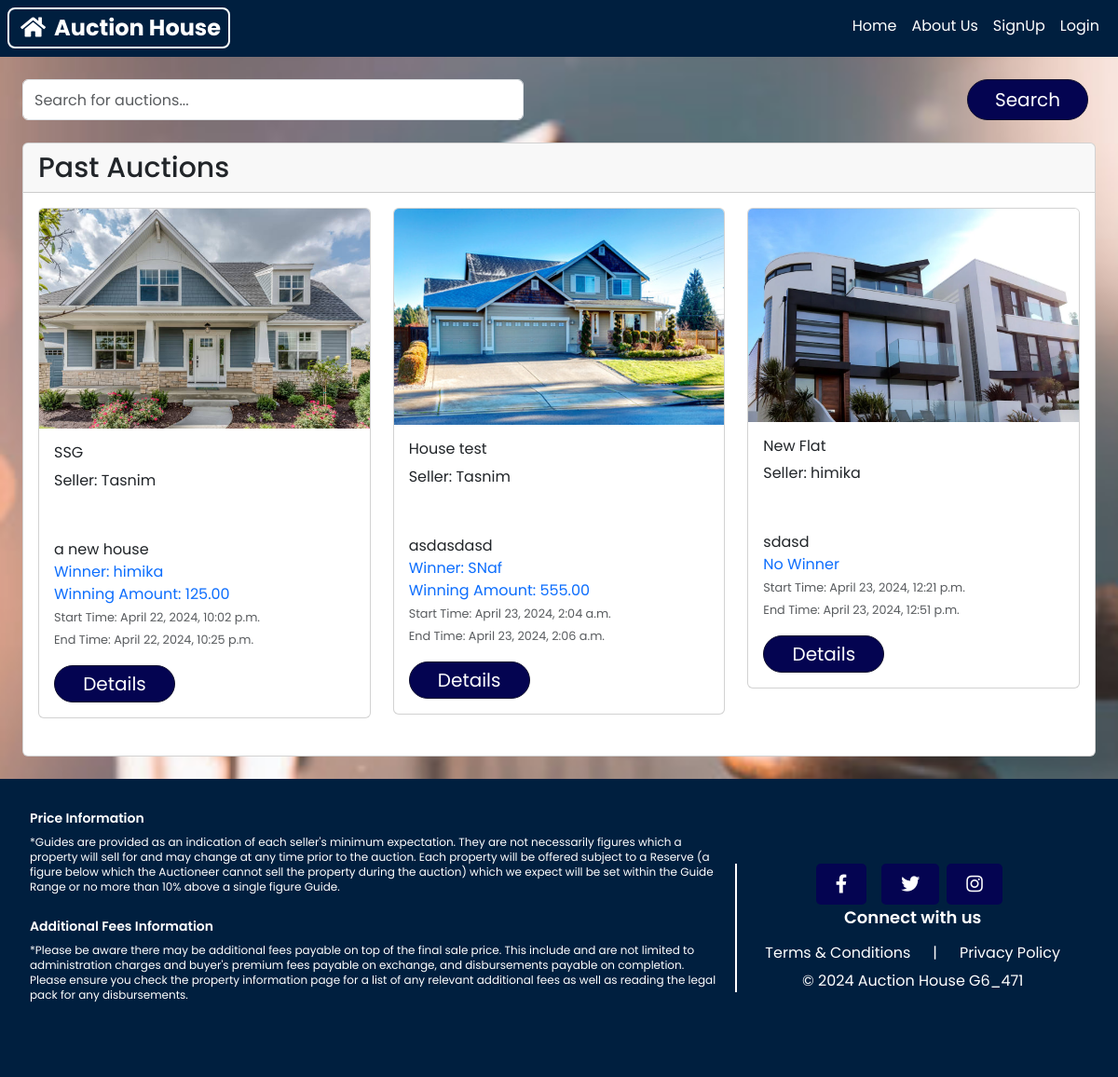
Screenshot of /past-auction-items/ with the database file from the repository.
### website/models.py (models this page shows, shortened)
class AuctionItem(models.Model):
    title = models.CharField(max_length=255)
    description = models.TextField()
    address = models.CharField(max_length=255)
    start_price = models.DecimalField(max_digits=10, decimal_places=2)
    current_bid = models.DecimalField(max_digits=10, decimal_places=2, default=0.00)
    current_bid_by = models.ForeignKey(User, on_delete=models.CASCADE,null=True, blank=True, related_name='bids_made')
    created_by = models.ForeignKey(User, on_delete=models.CASCADE, related_name='auction_items_created')
    start_time = models.DateTimeField(blank=True, null=True)
    end_time = models.DateTimeField(blank=True, null=True)
    image = models.ImageField(upload_to='auction_item_images/', blank=True, null=True)
    winner = models.ForeignKey(User, on_delete=models.SET_NULL, blank=True, null=True, related_name='won_auctions')
    house_size = models.IntegerField(null=True, blank=True)
    floor_count = models.IntegerField(null=True, blank=True)
    house_type = models.CharField(max_length=15, choices=h_type, null=True, blank=True)
    sketchfab_script = models.TextField(blank=True, null=True)
    APPROVAL_CHOICES = [
        ('pending', 'Pending'),
        ('approved', 'Approved'),
        ('rejected', 'Rejected'),
    ]
    approval_status = models.CharField(max_length=10, choices=APPROVAL_CHOICES, default='pending')
    def determine_winner(self):
        highest_bid = self.bid_set.order_by('-amount').first()
        if highest_bid:
            self.winner = highest_bid.bidder
            subject = 'Congratulations! You won the auction'
            message = render_to_string('winner_email.html', {'auction_item': self})
            send_mail(subject, message, settings.EMAIL_HOST_USER, [self.winner.email])
            self.save()
            return self.winner
        else:
            self.winner = None
            self.save()
            return None

### website/views.py (the view)
# urls.py: path('past-auction-items/', views.past_auction_items, name='past_auction_items'),
def past_auction_items(request=None):
    current_time = timezone.now()
    past_auctions = AuctionItem.objects.filter(start_time__lt=current_time, end_time__lt=current_time, approval_status='approved')
    for auction in past_auctions:
        if not auction.winner:
            auction.determine_winner()
    if request:
        return render(request, 'past_auction_items.html', {
            'past_auctions': past_auctions,
        })
    else:
        return past_auctions

### website/templates/past_auction_items.html
{% extends 'base.html' %}
{% block content %}
<div class="container mt-4">
    <div class="search-container text-center mb-4">
        <form action="{% url 'website:search_upcoming_auctions' %}" method="GET" class="form-inline">
            <input type="text" class="form-control" placeholder="Search for auctions..." name="query" required>
            <button type="submit" class="btn btn-primary">Search</button>
        </form>
    </div>
    <div class="card-deck">
        <div class="card">
            <div class="card-header">
                <h2>Past Auctions</h2>
            </div>
            <div class="card-body">
                <div class="row">
                    {% for auction in past_auctions %}
                    <div class="col-md-4 mb-4">
                        <div class="card">
                            {% if auction.image %}
                            <img src="{{ auction.image.url }}" alt="{{ auction.title }} Image" class="card-img-top">
                            {% endif %}
                            <div class="card-body">
                                <h3 class="card-title">{{ auction.title }}</h3>
                                <p class="card-text text-dark">Seller: <a href="{% url 'website:seller_profile' seller_id=auction.created_by.buyer_seller.user_id %}">{{ auction.created_by.username }}</a></p>
                                <p class="card-text text-dark mb-0">{{ auction.description|truncatewords:15 }}</p>
                                {% if auction.winner %}
                                <p class="card-text font-weight-bold text-primary mb-0">
                                    Winner: {{ auction.winner.username }}<br>
                                    Winning Amount: {{ auction.current_bid }}
                                </p>
                                {% else %}
                                <p class="card-text font-weight-bold text-primary mb-0">
                                    No Winner
                                </p>
                                {% endif %}
                                <p class="card-text mb-3">
                                    <small class="text-muted">
                                        Start Time: <span class="start-time">{{ auction.start_time }}</span><br>
                                        End Time: {{ auction.end_time }}
                                    </small>
                                </p>
                                <a href="{% url 'website:auction_detail' auction.id %}" class="btn btn-sm btn-primary">Details</a>
                            </div>
                        </div>
                    </div>
                    {% endfor %}
                </div>
            </div>
        </div>
    </div>
</div>
{% endblock %}

### templates/base.html (shortened to what this page needs)
<!DOCTYPE html>
<html lang="en">
<head>
  <link href="https://cdn.jsdelivr.net/npm/bootstrap@5.3.2/dist/css/bootstrap.min.css" rel="stylesheet"
>
  <link
      href="https://cdn.jsdelivr.net/npm/tailwindcss@2.2.19/dist/tailwind.min.css"
      rel="stylesheet"
    />
  <link
      href="https://cdnjs.cloudflare.com/ajax/libs/font-awesome/5.15.4/css/all.min.css"
      rel="stylesheet"
    />
  <link rel="stylesheet" href="https://cdnjs.cloudflare.com/ajax/libs/animate.css/4.1.1/animate.min.css">
  {% load static %}
  <link rel="stylesheet" href="{% static 'base.css' %}">
</head>
<body class="flex flex-col min-h-screen">
  <nav class="navbar navbar-expand-lg relative">
    <div class="flex justify-between  w-full ">
      <div class="flex-shrink-0 flex items-center absolute top-2 left-2">
        <a
          href="/"
          class="rounded-lg border-2 border-b-4 border-r-4 border-white px-2 py-1 text-2xl text-white font-bold hover:text-indigo-600"
        >
          <i class="fas fa-home mx-1"></i> Auction House
        </a>
      </div>
      <div class="container mx-auto ">
        <div class="collapse navbar-collapse" id="navbarNavDropdown">
        <ul class="navbar-nav ms-auto">
              <li class="nav-item">
                  <a class="nav-link" aria-current="page" href="{% url 'userProfile:home' %}">Home</a>
              </li>
              <li class="nav-item">
                  <a class="nav-link" href="{% url 'userProfile:aboutUs' %}">About Us</a>
              </li>
              {% if user.is_authenticated %}
                    <li class="nav-item dropdown">
                      <a class="nav-link dropdown-toggle" href="#" id="profileDropdown" role="button" data-bs-toggle="dropdown"
                          aria-haspopup="true" aria-expanded="false">
                          Profile
                      </a>
                      <ul class="dropdown-menu" aria-labelledby="profileDropdown">
                          <li><a class="dropdown-item" href="{% url 'userProfile:profile_view' %}">View Profile</a></li>
                          <li><a class="dropdown-item" href="{% url 'website:show_wishlist' %}"> Wishlist</a></li>
                          <li><a class="dropdown-item" href="{% url 'website:winner_me' %}"> Winning bids</a></li>
                          <li><a class="dropdown-item" href="{% url 'account_logout' %}">Logout</a></li>
                      </ul>
                  </li>
                  <li class="nav-item dropdown">
                      <a class="nav-link dropdown-toggle" href="#" id="auctionDropdown" role="button" data-bs-toggle="dropdown"
                          aria-haspopup="true" aria-expanded="false">
                          Auction
                      </a>
                      <ul class="dropdown-menu" aria-labelledby="auctionDropdown">
                          <li><a class="dropdown-item" href="{% url 'website:upcoming_auction_items' %}">Upcoming Bidding</a></li>
                          <li><a class="dropdown-item" href="{% url 'website:live_auction_items' %}">Live Bidding</a></li>
                          <li><a class="dropdown-item" href="{% url 'website:past_auction_items' %}">Past Biddings</a></li>
                      </ul>
                  </li>
              <li class="nav-item">
                  <a class="nav-link" href="{% url 'website:advisors' %}">Financial Advice</a>
              </li>
              <li class="nav-item">
                  <a class="nav-link" href="{% url 'website:create_auction' %}">Sell House</a>
              </li>
              <li class="nav-item">
                <a class="nav-link" href="{% url 'website:refund' %}">Refund</a>
              </li>
              <li class="nav-item">
                <a class="nav-link" href="{% url 'website:generate_bill' %}">Generate Bill</a>
              </li>
          {% else %}
              <li class="nav-item">
                  <a href="{%url 'account_signup'%}" class="nav-link">SignUp</a>
              </li>
              <li class="nav-item">
                  <a href="{%url 'account_login'%}" class="nav-link">Login</a>
              </li>
              {% endif %}
          </ul>
        </div>
      </div>
    </div>
  </nav>
  <div class="flex-1 container">
    {% block content %}{% endblock %}
  </div>
  <footer style="background-color: #001f3f;" class="text-white mt-4">
      <div class="mx-auto py-8 px-8 flex flex-wrap justify-between items-start">
        <div class="w-full lg:w-2/3 pr-4 mb-4 lg:mb-0">
          <div class="mb-4">
            <h3 class="text-sm font-semibold mb-2">Price Information</h3>
            <p class="text-xs text-left mb-2">
              *Guides are provided as an indication of each seller's minimum
              expectation. They are not necessarily figures which a property
              will sell for and may change at any time prior to the auction.
              Each property will be offered subject to a Reserve (a figure below
              which the Auctioneer cannot sell the property during the auction)
              which we expect will be set within the Guide Range or no more than
              10% above a single figure Guide.
            </p>
          </div>
          <div class="mb-4">
            <h3 class="text-sm font-semibold mb-2">
              Additional Fees Information
            </h3>
            <p class="text-xs text-left mb-2">
              *Please be aware there may be additional fees payable on top of
              the final sale price. This include and are not limited to
              administration charges and buyer's premium fees payable on
              exchange, and disbursements payable on completion. Please ensure
              you check the property information page for a list of any relevant
              additional fees as well as reading the legal pack for any
              disbursements.
            </p>
          </div>
        </div>
        <div
          class="w-full my-auto lg:w-1/3 flex flex-col justify-center items-center border-white lg:border-l-2"
        >
          <div class="mb-1 flex flex-col justify-center items-center">
            <div class="flex justify-center lg:justify-end">
              <a
                title="FB"
                href="#"
                target="_blank"
                rel="noopener noreferrer"
                class="btn btn-outline-white mr-2"
              >
                <i class="fab fa-facebook-f mx-2"></i>
              </a>
              <a
                title="Twit"
                href="#"
                target="_blank"
                rel="noopener noreferrer"
                class="btn btn-outline-white mx-2"
              >
                <i class="fab fa-twitter mx-2"></i>
              </a>
              <a
                title="Insta"
                href="#"
                target="_blank"
                rel="noopener noreferrer"
                class="btn btn-outline-white mr-2"
              >
                <i class="fab fa-instagram mx-2"></i>
              </a>
            </div>
            <h3 class="text-lg font-semibold mb-2 text-center lg:text-left">
              Connect with us
            </h3>
          </div>
          <div class="mb-1">
            <div class="flex justify-center lg:justify-end">
              <a
                href="/"
                class="mx-4 text-white hover:text-gray-200 border-b-2 border-transparent hover:border-white"
              >
                Terms & Conditions
              </a>
              <p>|</p>
              <a
                href="/"
                class="mx-4 text-white hover:text-gray-200 border-b-2 border-transparent hover:border-white"
              >
                Privacy Policy
              </a>
            </div>
          </div>
          <div class="text-center lg:text-right">
            <p>&copy; 2024 Auction House G6_471</p>
          </div>
        </div>
      </div>
  </footer>
</body>
</html>

### static/base.css (style rules this page uses)
body { font-family: Arial, sans-serif; background-image: url("bg5.jpg"); background-size: cover; background-position: center; background-repeat: no-repeat; min-height: 250vh; }
* { font-family: "Poppins", sans-serif; box-sizing: border-box; }
.container { max-width: 1200px; margin: 0 auto; }
.navbar { background-color: #001f3f; }
.navbar-brand, .navbar-nav .nav-link { color: #ffffff; }
.container h2 { font-weight: 500; font-display: flex; font-size: 30px; }
.container p { color: white; margin-bottom: 50px; }
.btn { font-size: 20px; color: #fff; background-color: rgb(4, 4, 81); text-decoration: none; border-radius: 5px; transition: all 0.3s ease; }
.btn-primary { width: 130px; border-color: #0f0f2d; border-radius: 30px; margin-right: 8px; }
ul { padding: 0; margin: 0; }
ul li { margin-bottom: 5px; color: white; }
form button { margin-left: calc(50% - 100px); width: 200px; }
.search-container { display: flex; justify-content: center; }
.search-container .form-inline { display: flex; flex-grow: 1; }
.search-container .form-inline .form-control { flex: 1; width: 100%; height: 100%; display: flex; align-items: center; position: relative; }

### rows the page displays
AuctionItem: image (picture), title "SSG", created_by.username "Tasnim", description "a new house", winner.username "himika", current_bid "125.00", start_time "April 22, 2024, 10:02 p.m.", end_time "April 22, 2024, 10:25 p.m."
AuctionItem: image (picture), title "House test", created_by.username "Tasnim", description "asdasdasd", winner.username "SNaf", current_bid "555.00", start_time "April 23, 2024, 2:04 a.m.", end_time "April 23, 2024, 2:06 a.m."
AuctionItem: image (picture), title "New Flat", created_by.username "himika", description "sdasd", shows "No Winner", start_time "April 23, 2024, 12:21 p.m.", end_time "April 23, 2024, 12:51 p.m."
